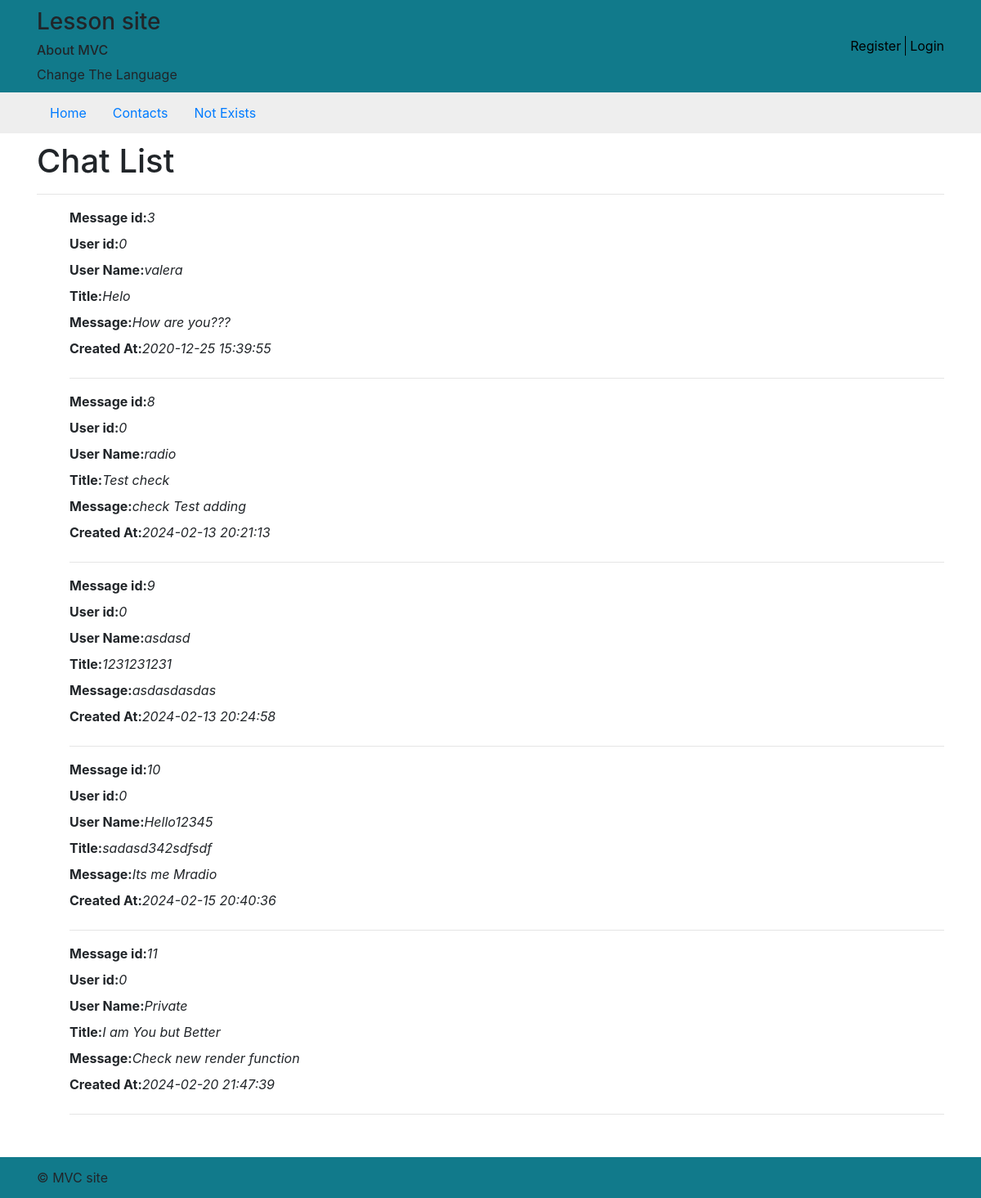
Before: / with the older database file.
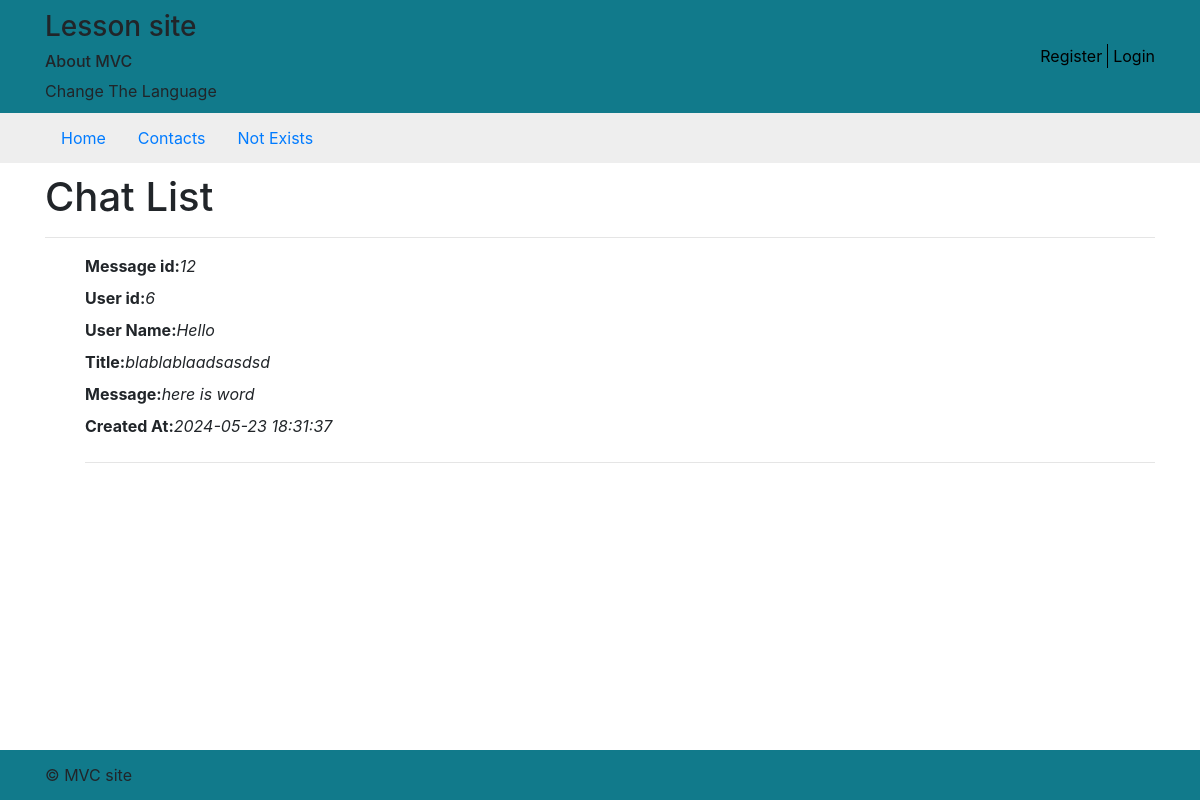
After: the same page with the newer database file.
### tables this page shows
CREATE TABLE `messages` (
  `id` int unsigned NOT NULL AUTO_INCREMENT,
  `name` varchar(255) DEFAULT NULL,
  `title` varchar(128) NOT NULL,
  `message` text NOT NULL,
  `created_at` datetime NOT NULL,
  `status` int unsigned DEFAULT '0',
  `user_id` int unsigned NOT NULL,
  `visible` tinyint(1) DEFAULT NULL,
  PRIMARY KEY (`id`),
  KEY `user_id` (`user_id`),
  CONSTRAINT `messages_ibfk_1` FOREIGN KEY (`user_id`) REFERENCES `users` (`user_id`)
);

### init.php (called while the page is built, shortened)
<?php
function autoload($className): void
{
    $className = ltrim($className, '\\');
    $fileName  = '';
    if ($lastNsPos = strrpos($className, '\\')) {
        $namespace = substr($className, 0, $lastNsPos);
        $className = substr($className, $lastNsPos + 1);
        $fileName  = str_replace('\\', DIRECTORY_SEPARATOR, $namespace) . DIRECTORY_SEPARATOR;
    }
    $fileName .= str_replace('_', DIRECTORY_SEPARATOR, $className) . '.php';
}

### Routes.php (called while the page is built)
<?php
return (function(){
    $intGT0 = '[1-9]+\d*';
    return [
        [
            'regex' => '/^$/',
            'controller' => 'Messages/MessageIndex'
        ],
        [
            'regex' => '/^messages\/?$/',
            'controller' => 'Messages/MessageIndex'
        ],
        [
            'regex' => '/^messages\/add\/?$/',
            'controller' => 'Messages/AddMessage'
        ],
        [
            'regex' => '/^contacts\/?$/',
            'controller' => 'Contacts/Contacts'
        ],
        [
            'regex' => '/^register\/?$/',
            'controller' => 'Register/Register'
        ],
        [
            'regex' => '/^login\/?$/',
            'controller' => 'Login/Login'
        ],
        [
            'regex' => '/^command\/?$/',
            'controller' => 'Command/Command'
        ],
        [
            'regex' => '/^censorship\/?$/',
            'controller' => 'Censorship/Censorship'
        ],
        [
            'regex' => "/^message\/($intGT0)\/edit\/?$/",
            'controller' => 'message/EditMessage',
            'params' => ['mid' => 1]
        ],
        [
            'regex' => "/^message\/($intGT0)\/delete\/?$/",
            'controller' => 'message/DeleteMessage',
            'params' => ['mid' => 1]
        ],
        [
            'regex' => "/^censorship\/($intGT0)\/?$/",
            'controller' => 'Censorship/Censorship',
            'params' => ['mid' => 1]
        ]
    ];
})();

### Core/System.php (called while the page is built, shortened)
<?php
class System
{
   public static function parseUrl(string $url, array $routes) : array{
        $result = [
            'controller' => 'Errors/Error404',
            'params' => []
        ];
        foreach($routes as $route){
            $matches = [];
            if(preg_match($route['regex'], $url, $matches)){
                $result['controller'] = $route['controller'];
                break;
            }
        }
        return $result;
    }
   public static function template(string $path, array $params, $controller = 0): string {
        extract($params);
        include($path);
        $html = ob_get_clean();
        return $html;
    }
}

### Core/Language.php (called while the page is built, shortened)
<?php
class Language {
    public static function __(string $string) : string {
        $ln = $_GET['ln'] ?? false;
        $file = "en_$ln.csv";
        return $string;
    }
}

### Core/DbConnect.php (called while the page is built, shortened)
<?php
class DbConnect
{
    private static $connect;
    static function init() {
        self::$connect = mysqli_connect(self::DB_HOST, self::DB_USER, self::DB_PASS, self::DB_DATABASE_NAME) or die('Mysql connection error: ' . mysqli_error());
    }
    static function getConnect()
    {
        return static::$connect;
    }
}

### Model/Messages.php (called while the page is built, shortened)
<?php
class Messages
{
    public static function getMessages($connect) : array {
        $queryString = "SELECT * FROM messages WHERE 1";
        $result_arr = mysqli_fetch_all(mysqli_query($connect, $queryString),MYSQLI_ASSOC);
        return $result_arr ?? [];
    }
}

### Controller/Messages/MessageIndex.php (called while the page is built, shortened)
<?php
class MessageIndex extends CoreController
{
    private bool $successText = false;
    public function render(array $params) : string
    {
        $this->title = Language::__('Chat List');
        $messages = Messages::getMessages(DbConnect::getConnect());
        $boolResult = $this->getBoolRole([1,2]);
        $this->content = System::template(static::CONTENT_PATH, ['successText' => $this->successText, 'messages' => $messages, 'boolResult' => $boolResult]);
        return System::template(static::INCLUDE_PATH, [], $this);
    }
}

### Core/CoreController.php (called while the page is built, shortened)
<?php
abstract class CoreController {
    protected string  $title;
    protected string $content;
    public function getTitle() : string {
        return $this->title;
    }
    public function getContent() : string {
        return $this->content;
    }
    public function getBoolRole(array $role) : bool {
        return false;
    }
}

### view/messages/v_index.php (the view, shortened to what this page needs)
<ul>
    <?php foreach ($messages as $message): ?>
    <li>
        <label><strong><?= Language::__('Message id') ?>:</strong></label><em><?= $message['id'] ?></em><br>
        <label><strong><?= Language::__('User id') ?>:</strong></label><em><?= $message['user_id'] ?></em><br>
        <label><strong><?= Language::__('User Name') ?>:</strong></label><em><?= $message['name'] ?></em><br>
        <label><strong><?= Language::__('Title') ?>:</strong></label><em><?= $message['title'] ?></em><br>
        <label><strong><?= Language::__('Message') ?>:</strong></label><em><?= $message['message'] ?></em><br>
        <label><strong><?= Language::__('Created At') ?>:</strong></label><em><?= $message['created_at'] ?></em><br>
        <hr>
    </li>
    <?php endforeach; ?>
</ul>

### index.php (shortened to what this page needs)
<?php
include_once ('init.php');
$badUrl = BASE_URL . 'index.php';
$params = [];
if (strpos($_SERVER['REQUEST_URI'], $badUrl) === 0) {
    $cname = 'errors/Error';
} else {
    $routes = include ('routes.php');
    $url = $_GET['mvcsystemurl'] ?? '';
    $routerRes = System::parseUrl($url, $routes);
    $params = $routerRes['params'] ?? [];
}
$controller = new $path();
echo $controller->render($params);

### view/base/v_con1col.php (shortened to what this page needs)
<!DOCTYPE html>
<html lang="en">
<head>
    <link rel="stylesheet" href="<?=BASE_URL?>assets/css/bootstrap.min.css">
    <link rel="stylesheet" href="<?=BASE_URL?>assets/css/main.css">
    <link rel="stylesheet" href="https://cdnjs.cloudflare.com/ajax/libs/font-awesome/6.5.1/css/all.min.css">
</head>
<body>
<header class="site-header">
    <div class="container">
        <div class="wrapper-header">
            <div class="logo">
                <div class="logo__title h3">Lesson site</div>
                <div class="logo__subtitle h6">About MVC</div>
                <div class="translate">
                    <p class="translate_switcher"><?=Language::__('Change The Language')?></p>
                </div>
            </div>
            <div class="wrapper-user d-flex align-items-center position-relative">
                <?php if (isset($_SESSION['user_id'])):?>
                    <p class="name-user"><?=$_SESSION['user_login']?></p>
                    <div class="position-absolute wrapper-user-menu hide">
                        <button class="p-0 border-0 button-logout">
                            <a class="btn btn-info btn-logout" href="<?=BASE_URL?>login?login-exit"><?=Language::__('Logout')?></a>
                        </button>
                    </div>
                <?php else: ?>
                <ul class="d-flex m-0 p-0 nav-user">
                    <li class="nav-user-item">
                        <a class="user-item-link" href="<?=BASE_URL?>register"><?=Language::__('Register')?></a>
                    </li>
                    <li class="nav-user-item">
                        <a class="user-item-link" href="<?=BASE_URL?>login"><?=Language::__('Login')?></a>
                    </li>
                </ul>
                <?php endif ?>
            </div>
        </div>
    </div>
</header>
<nav class="site-nav">
    <div class="container">
        <ul class="nav">
            <li class="nav-item">
                <a class="nav-link" href="<?=BASE_URL?>"><?= Language::__('Home')?></a>
            </li>
            <li class="nav-item">
                <a class="nav-link" href="<?=BASE_URL?>contacts"><?= Language::__('Contacts')?></a>
            </li>
            <li class="nav-item">
                <a class="nav-link" href="<?=BASE_URL?>ngfghj"><?= Language::__('Not Exists')?></a>
            </li>
        </ul>
    </div>
</nav>
<div class="site-content">
    <div class="container">
        <main>
            <h1><?=$controller->getTitle()?></h1>
            <hr>
            <?=$controller->getContent()?>
        </main>
    </div>
</div>
<footer class="site-footer">
    <div class="container">
        &copy; MVC site
    </div>
</footer>
</body>
</html>

### assets/css/main.css (style rules this page uses)
html { position: relative; min-height: 100%; }
body { margin-bottom: 60px; }
p { margin: 0; }
.site-footer { position: absolute; bottom: 0; width: 100%; height: 50px; line-height: 50px; background-color: #117a8b }
.site-header { background-color: #117a8b; padding: 10px 0; position: relative; }
.site-nav { background-color: #eee; padding: 5px 0; }
.site-content { padding: 10px 0; }
ul>li { display: flow-root; }
.translate_switcher { cursor: pointer; margin: 0; }
.wrapper-header { display: flex; justify-content: space-between; }
.wrapper-user a { color: black; }
.nav-user-item:nth-child(1) { border-right: 1px solid black; padding-right: 5px; }
.nav-user-item:nth-child(2) { padding-left: 5px; }

Changed rows visible on the page:
removed messages: id "3", user "0", name "valera", title "Helo", message "How are you???", created_at "2020-12-25 15:39:55"
removed messages: id "8", user "0", name "radio", title "Test check", message "check Test adding", created_at "2024-02-13 20:21:13"
removed messages: id "9", user "0", name "asdasd", title "1231231231", message "asdasdasdas", created_at "2024-02-13 20:24:58"
removed messages: id "10", user "0", name "Hello12345", title "sadasd342sdfsdf", message "Its me Mradio", created_at "2024-02-15 20:40:36"
removed messages: id "11", user "0", name "Private", title "I am You but Better", message "Check new render function", created_at "2024-02-20 21:47:39"
added messages: id "12", user "6", name "Hello", title "blablablaadsasdsd", message "here is word", created_at "2024-05-23 18:31:37"
